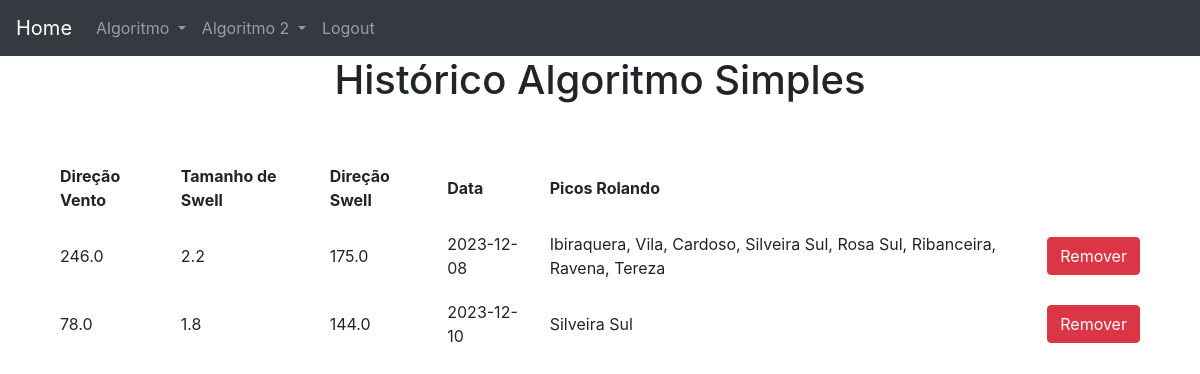
/hist (signed in), run on the app's committed database.
### website/models.py (models this page shows)
class Historico2(db.Model):
    id = db.Column(db.Integer, primary_key=True)
    usuario_id = db.Column(db.Integer, db.ForeignKey('usuario.id'))
    vento = db.Column(db.Float)
    swell = db.Column(db.Float)
    direcao = db.Column(db.Float)
    data = db.Column(db.Date)
    picos = db.Column(db.String)

### website/views.py (the view)
@views.route("/hist", methods=["GET","POST"])
@login_required
def hist():
    return render_template("algoritmo2/hist.html", usuario = current_user)

### website/__init__.py (called while the page is built)
def create_app():
    app = Flask(__name__)
    app.config['SECRET_KEY'] = 'você não vai adivinhar'
    app.config['SQLALCHEMY_DATABASE_URI'] = f'sqlite:///{DB_NAME}'
    db.init_app(app)
    admin.init_app(app)
    migrate = Migrate(app, db)
    from .views import views
    from .auth import auth
    app.register_blueprint(views, url_prefix='/')
    app.register_blueprint(auth, url_prefix='/')
    from .models import Usuario
    login_manager = LoginManager()
    login_manager.login_view = 'auth.login'
    login_manager.login_message = 'Faça o login para a acessar está página.'
    login_manager.init_app(app)
    @login_manager.user_loader
    def load_user(id):
        return Usuario.query.get(int(id))
    return app

### website/templates/algoritmo2/hist.html (shortened to what this page needs)
{% extends "base.html" %}
{% block content %}
    <h1 class="text-center">Histórico Algoritmo Simples</h1>
    <table>
        <thead>
            <th>Direção Vento</th>
            <th>Tamanho de Swell</th>
            <th>Direção Swell</th>
            <th>Data</th>
            <th>Picos Rolando</th>
        </thead>
        {% for condicao in usuario.historico2 %}
            <tr>
                <td>{{condicao.vento}}</td>
                <td>{{condicao.swell}}</td>
                <td>{{condicao.direcao}}</td>
                <td>{{condicao.data}}</td>
                <td>{{condicao.picos}}</td>
                <td><button type="button" class="btn btn-danger" onClick="removeHistorico({{ condicao.id }})">Remover</button></td>
            </tr>
        {% endfor %}
    </table>
{% endblock %}

### website/static/style.css (style rules this page uses)
table { margin: 50px; }
th { padding: 10px; }
td { padding: 10px; }

### data on the page
Historico2: vento "246.0", swell "2.2", direcao "175.0", data "2023-12-08", picos "Ibiraquera, Vila, Cardoso, Silveira Sul, Rosa Sul, Ribanceira, Ravena, Tereza"
Historico2: vento "78.0", swell "1.8", direcao "144.0", data "2023-12-10", picos "Silveira Sul"
